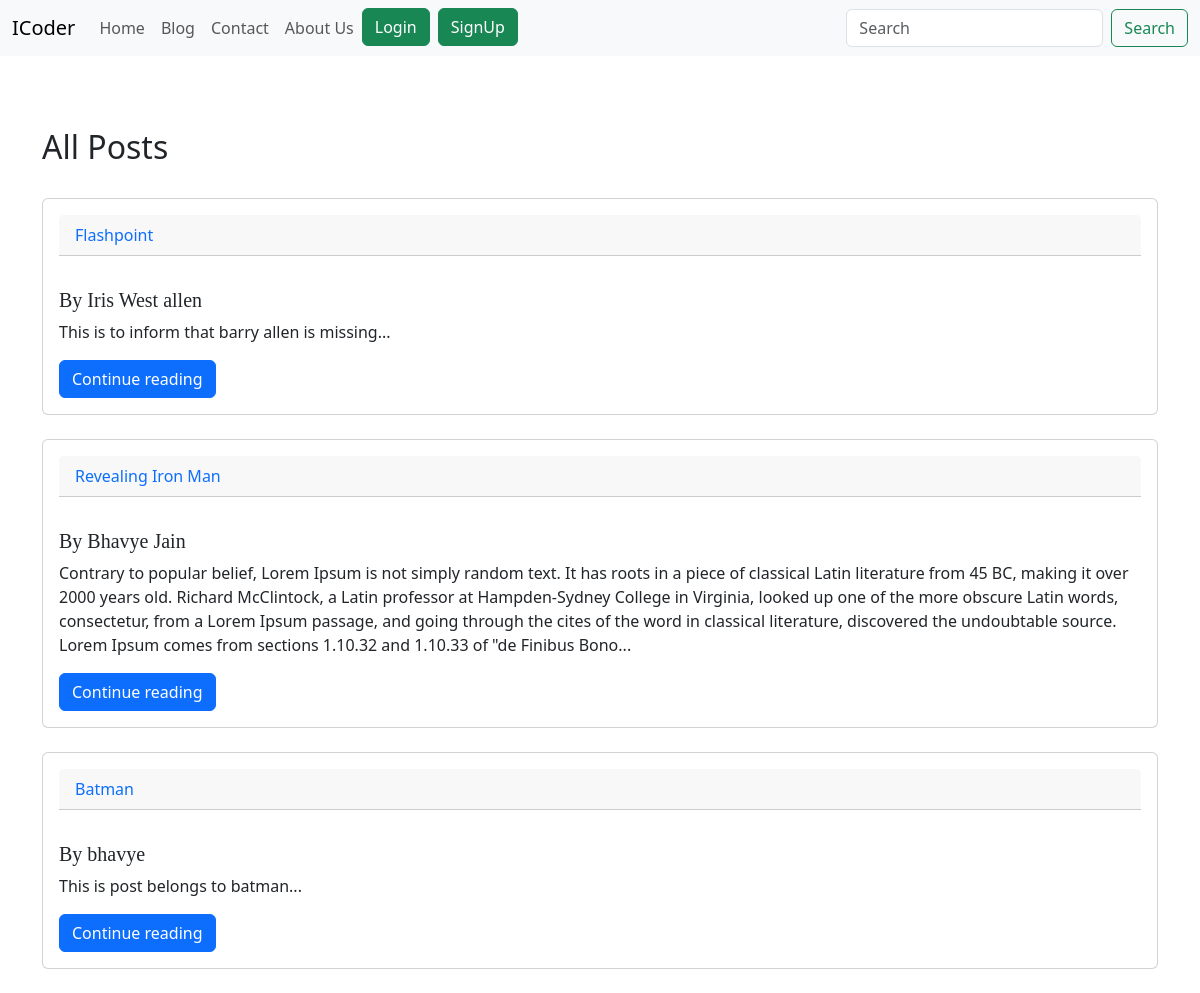
Screenshot of /blog/ with the database file from the repository.
### blog/models.py (models this page shows, shortened)
class Post(models.Model):
    sno = models.AutoField(primary_key=True)
    title = models.CharField(max_length=200)
    author = models.CharField(max_length=200)
    content = models.TextField()
    timestamp = models.DateTimeField(auto_now_add=True, blank=True)

### blog/views.py (the view)
# urls.py: path('', views.Bloghome, name='blogHome'),
def Bloghome(request):
    allPosts = Post.objects.all()
    return render(request, template_name='blog/blogHome.html',context={'allPosts':allPosts})

### templates/blog/blogHome.html
{% extends 'base.html' %}
{% block body %}
<br><br><br>
<div class="container">
    <h2>All Posts</h2>
    <br>
    {% for post in allPosts %}
    <div class="card">
        <div class="card-body text-primary">
            <div class="card-header">
                {{post.title}}
            </div>
        </div>
        <div class="card-body">
        <h5 class="card-title" style="font-family:italic; font-size:20px">By {{post.author}}</h5>
        <p class="card-text">{{post.content|slice:":500"}}...</p>
        <a href="/blog/{{post.sno}}" class="btn btn-primary">Continue reading</a>
        </div>
    </div>
    <br>
    {% endfor %}
</div>
{% endblock body %}

### rows the page displays
Post: title "Flashpoint", author "Iris West allen", content "This is to inform that barry allen is missing"
Post: title "Revealing Iron Man", author "Bhavye Jain", content "Contrary to popular belief, Lorem Ipsum is not simply random text. It has roots in a piece of classical Latin literature from 45 BC, making it over 2000 years old. Richard McClintock, a Latin professor at Hampden-Sydney College in Virginia, looked up one of the more obscure Latin words, consectetur, from a Lorem Ipsum passage, and going through the cites of the word in classical literature, discovered the undoubtable source. Lorem Ipsum comes from sections 1.10.32 and 1.10.33 of \"de Finibus Bono"
Post: title "Batman", author "bhavye", content "This is post belongs to batman"
